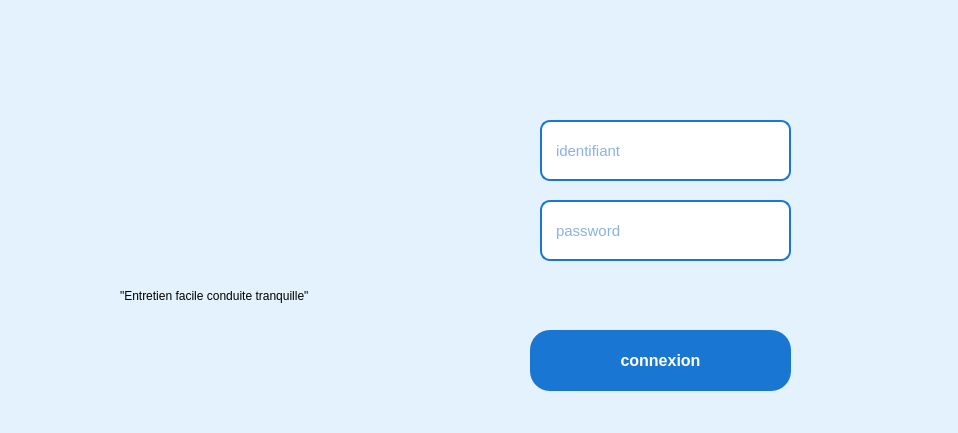
<?xml version="1.0" encoding="UTF-8"?>
<ui version="4.0">
 <class>Dialog</class>
 <widget class="QDialog" name="Dialog">
  <property name="geometry">
   <rect>
    <x>0</x>
    <y>0</y>
    <width>958</width>
    <height>433</height>
   </rect>
  </property>
  <property name="windowTitle">
   <string>Dialog</string>
  </property>
  <property name="styleSheet">
   <string notr="true">/* Fond principal */
QDialog {
    background-color: #E3F2FD; /* Bleu très clair pour un fond frais et apaisant */
    color: #212121; /* Texte sombre pour un bon contraste */
    border-radius: 15px;
    padding: 25px;
}

/* Header */
QLabel#header {
    background-color: #1976D2; /* Bleu moyen élégant pour le header */
    color: #ffffff;
    font-size: 28px;
    font-weight: bold;
    padding: 18px;
    text-align: center;
    border-radius: 12px;
    box-shadow: 0 4px 12px rgba(0, 0, 0, 0.1); /* Ombre douce pour plus de profondeur */
}

/* Champs de texte */
QLineEdit {
    background: #ffffff; /* Fond blanc pour un contraste propre */
    border: 2px solid #1976D2; /* Bordure bleu moyen élégant */
    border-radius: 10px;
    padding: 12px;
    font-size: 15px;
    color: #1565C0; /* Texte bleu foncé pour la lisibilité */
}

QLineEdit:focus {
    border-color: #0D47A1; /* Bleu foncé au focus pour accentuer */
    background: #E1F5FE; /* Fond bleu clair léger au focus */
}

/* Boutons */
QPushButton {
    background-color: #1976D2; /* Bleu moyen pour le bouton */
    border: none;
    border-radius: 20px;
    color: #ffffff;
    font-size: 16px;
    padding: 14px 30px;
    font-weight: bold;
    transition: background-color 0.3s ease, transform 0.2s ease;
}

QPushButton:hover {
    background-color: #1565C0; /* Bleu plus foncé au survol */
    transform: scale(1.05);
}

QPushButton:pressed {
    background-color: #0D47A1; /* Bleu encore plus foncé au clic */
}

/* Footer */
QLabel#footer {
    color: #90A4AE; /* Gris bleu doux pour footer discret */
    font-size: 12px;
    text-align: center;
    padding-top: 15px;
}
</string>
  </property>
  <widget class="QPushButton" name="connexion">
   <property name="geometry">
    <rect>
     <x>530</x>
     <y>330</y>
     <width>261</width>
     <height>61</height>
    </rect>
   </property>
   <property name="text">
    <string>connexion</string>
   </property>
  </widget>
  <widget class="QLabel" name="label">
   <property name="geometry">
    <rect>
     <x>530</x>
     <y>280</y>
     <width>271</width>
     <height>41</height>
    </rect>
   </property>
   <property name="text">
    <string/>
   </property>
  </widget>
  <widget class="QLineEdit" name="email">
   <property name="geometry">
    <rect>
     <x>540</x>
     <y>120</y>
     <width>251</width>
     <height>61</height>
    </rect>
   </property>
   <property name="placeholderText">
    <string>identifiant</string>
   </property>
  </widget>
  <widget class="QLineEdit" name="password">
   <property name="geometry">
    <rect>
     <x>540</x>
     <y>200</y>
     <width>251</width>
     <height>61</height>
    </rect>
   </property>
   <property name="echoMode">
    <enum>QLineEdit::Password</enum>
   </property>
   <property name="placeholderText">
    <string>password</string>
   </property>
  </widget>
  <widget class="QLabel" name="label_3">
   <property name="geometry">
    <rect>
     <x>120</x>
     <y>270</y>
     <width>321</width>
     <height>51</height>
    </rect>
   </property>
   <property name="styleSheet">
    <string notr="true">font: 700 11pt &quot;Segoe UI&quot;;</string>
   </property>
   <property name="text">
    <string>&quot;Entretien facile conduite tranquille&quot;</string>
   </property>
  </widget>
  <widget class="QLabel" name="label_4">
   <property name="geometry">
    <rect>
     <x>90</x>
     <y>100</y>
     <width>371</width>
     <height>171</height>
    </rect>
   </property>
   <property name="styleSheet">
    <string notr="true">font: 700 11pt &quot;Segoe UI&quot;;</string>
   </property>
   <property name="text">
    <string/>
   </property>
   <property name="pixmap">
    <pixmap resource="img.qrc">:/qrc/images/autogenius-logo.png</pixmap>
   </property>
   <property name="scaledContents">
    <bool>true</bool>
   </property>
  </widget>
 </widget>
 <resources>
  <include location="img.qrc"/>
 </resources>
 <connections/>
</ui>
